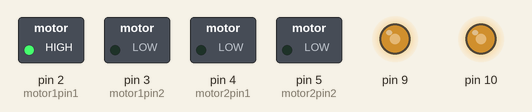
Bench run of a sketch on a simulated Arduino Uno, built with avr-gcc and run on an emulated ATmega328P. Shown: switched loads named in the sketch (green lamp = pin HIGH), output pins drawn as LEDs (lit = HIGH).

Above: at 0.05 s.
At 1.95 s:
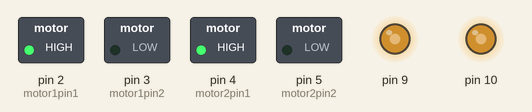
At 2.95 s:
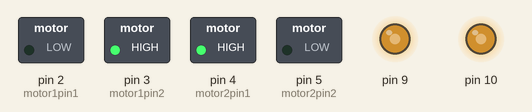
At 3.95 s:
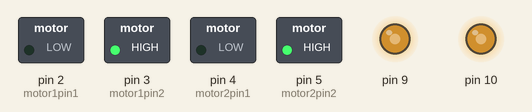
Timing chart, 0 to 4.6 s (numbered marks = the images above):
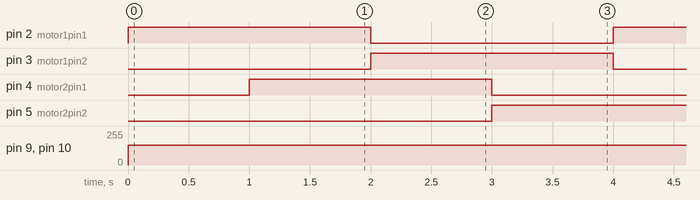

Measured:
- by itself, pin 2 (motor1pin1), pin 3 (motor1pin2), pin 4 (motor2pin1), pin 5 (motor2pin2): alternates HIGH for 2.0 s and LOW for 2.0 s
- by itself, pin 9, pin 10: 0/255 → 150/255 at 0.00 s

The sketch:

fwd-bwd-auto.ino
```cpp
int motor1pin1 = 2;
int motor1pin2 = 3;

int motor2pin1 = 4;
int motor2pin2 = 5;

void setup() {
  // put your setup code here, to run once:
  pinMode(motor1pin1, OUTPUT);
  pinMode(motor1pin2, OUTPUT);
  pinMode(motor2pin1, OUTPUT);
  pinMode(motor2pin2, OUTPUT);

  pinMode(9, OUTPUT);
  pinMode(10, OUTPUT);

}

void loop() {
  // put your main code here, to run repeatedly:
  analogWrite(9, 150); //motor 1 speed right
  analogWrite(10, 150); //motor 2 speed left
  digitalWrite(motor1pin1, HIGH);
  digitalWrite(motor1pin2, LOW);
  delay(1000);
  digitalWrite(motor2pin1, HIGH);
  digitalWrite(motor2pin2, LOW);
  delay(1000);
  digitalWrite(motor1pin1, LOW);
  digitalWrite(motor1pin2, HIGH);
  delay(1000);
  digitalWrite(motor2pin1, LOW);
  digitalWrite(motor2pin2, HIGH);
  delay(1000);
}
```
